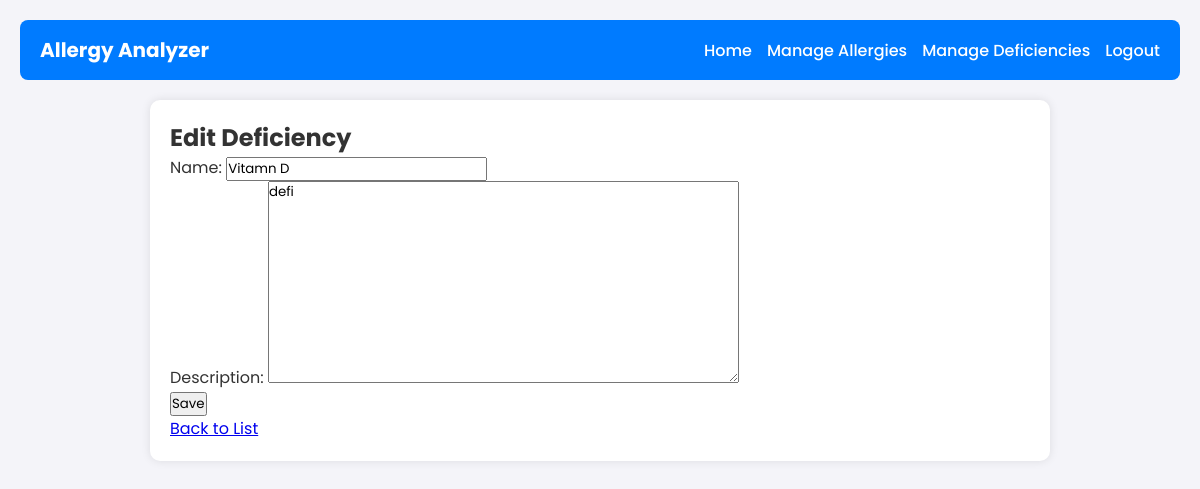
Before: /api/deficiencies/2/update/ (signed in) with the older database file.
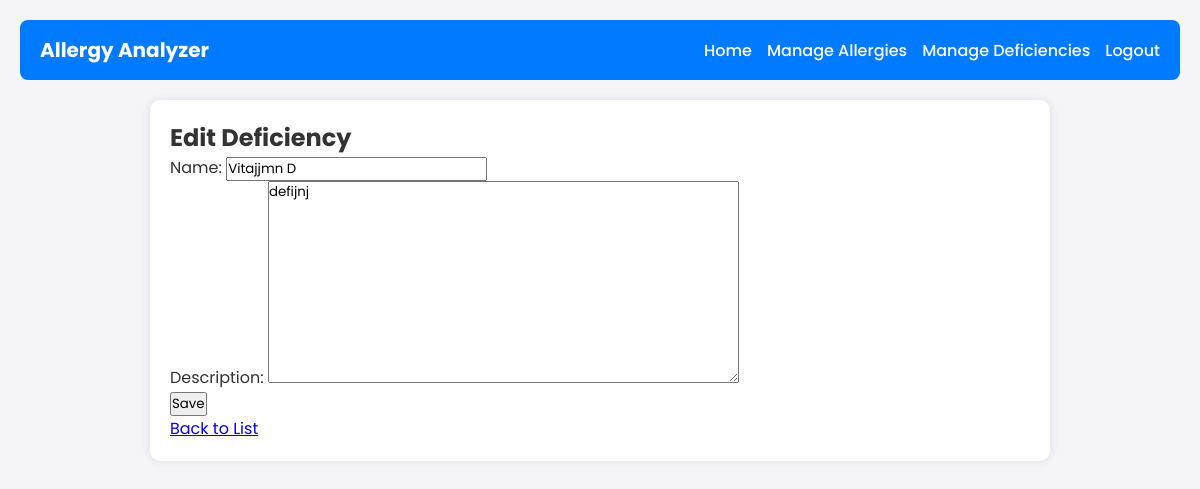
After: the same page with the newer database file.
### user_management/models.py (models this page shows, shortened)
class Deficiency(models.Model):
    name = models.CharField(max_length=100)
    description = models.TextField()

### user_management/views.py (the view)
# urls.py: path('deficiencies/<int:pk>/update/', views.deficiency_update, name='deficiency_update'),
@login_required
def deficiency_update(request, pk):
    deficiency = get_object_or_404(Deficiency, pk=pk)
    if request.method == 'POST':
        form = DeficiencyForm(request.POST, instance=deficiency)
        if form.is_valid():
            form.save()
            return redirect('deficiency_list')
    else:
        form = DeficiencyForm(instance=deficiency)
    return render(request, 'user_management/deficiency_form.html', {'form': form})

### user_management/forms.py
class DeficiencyForm(forms.ModelForm):
    class Meta:
        model = Deficiency
        fields = ['name', 'description']

### user_management/templates/user_management/deficiency_form.html (shortened to what this page needs)
{% extends "base.html" %}
{% block content %}
<h2>{% if form.instance.pk %}Edit Deficiency{% else %}Add Deficiency{% endif %}</h2>
<form method="post">
    {{ form.as_p }}
    <button type="submit">Save</button>
</form>
<a href="{% url 'deficiency_list' %}">Back to List</a>
{% endblock %}

### user_management/templates/base.html (shortened to what this page needs)
<!DOCTYPE html>
<html lang="en">
<head>
</head>
<body>
    <div class="navbar">
        <h1>Allergy Analyzer</h1>
        <ul class="nav-links">
            <li><a href="{% url 'dashboard' %}">Home</a></li>
            <li><a href="{% url 'allergy_list' %}">Manage Allergies</a></li>
            <li><a href="{% url 'deficiency_list' %}">Manage Deficiencies</a></li>
            <li><a href="{% url 'logout' %}">Logout</a></li>
        </ul>
    </div>
    <div class="container">
        {% block content %}{% endblock %}
    </div>
</body>
</html>

### user_management/templates/base.html (style rules this page uses)
* { margin: 0; padding: 0; box-sizing: border-box; font-family: 'Poppins', sans-serif; }
body { background-color: #f4f4f9; color: #333; padding: 20px; }
.navbar { background-color: #007bff; padding: 15px 20px; display: flex; justify-content: space-between; align-items: center; border-radius: 8px; }
.navbar h1 { color: #fff; font-size: 20px; }
.nav-links { list-style: none; display: flex; }
.nav-links li { margin-left: 15px; }
.nav-links a { text-decoration: none; color: #fff; font-weight: 500; transition: color 0.3s ease-in-out; }
.container { max-width: 900px; background: #fff; padding: 20px; margin: 20px auto; border-radius: 10px; box-shadow: 0 0 10px rgba(0, 0, 0, 0.1); }

Changed rows visible on the page:
changed Deficiency: name "Vitamn D" → "Vitajjmn D"; description "defi" → "defijnj"
